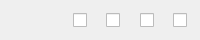
                <widget class="QWidget" name="widget_8" native="true">
                    <property name="minimumSize">
                        <size>
                            <width>0</width>
                            <height>40</height>
                        </size>
                    </property>
                    <property name="maximumSize">
                        <size>
                            <width>16777215</width>
                            <height>40</height>
                        </size>
                    </property>
                    <property name="font">
                        <font>
                            <family>微软雅黑</family>
                            <pointsize>10</pointsize>
                        </font>
                    </property>
                    <layout class="QHBoxLayout" name="horizontalLayout_12">
                        <property name="leftMargin">
                            <number>3</number>
                        </property>
                        <property name="topMargin">
                            <number>3</number>
                        </property>
                        <property name="rightMargin">
                            <number>3</number>
                        </property>
                        <property name="bottomMargin">
                            <number>3</number>
                        </property>
                        <item>
                            <layout class="QHBoxLayout" name="horizontalLayout_17" stretch="2,1,1,1,1">
                                <item alignment="Qt::AlignHCenter|Qt::AlignVCenter">
                                    <widget class="QLabel" name="label_student5">
                                        <property name="minimumSize">
                                            <size>
                                                <width>60</width>
                                                <height>0</height>
                                            </size>
                                        </property>
                                        <property name="font">
                                            <font>
                                                <family>微软雅黑</family>
                                                <pointsize>10</pointsize>
                                            </font>
                                        </property>
                                        <property name="text">
                                            <string/>
                                        </property>
                                    </widget>
                                </item>
                                <item alignment="Qt::AlignHCenter|Qt::AlignVCenter">
                                    <widget class="QCheckBox" name="checkBox_student5_sc_1">
                                        <property name="minimumSize">
                                            <size>
                                                <width>20</width>
                                                <height>20</height>
                                            </size>
                                        </property>
                                        <property name="font">
                                            <font>
                                                <family>微软雅黑</family>
                                                <pointsize>10</pointsize>
                                            </font>
                                        </property>
                                        <property name="text">
                                            <string/>
                                        </property>
                                        <property name="iconSize">
                                            <size>
                                                <width>20</width>
                                                <height>20</height>
                                            </size>
                                        </property>
                                    </widget>
                                </item>
                                <item alignment="Qt::AlignHCenter|Qt::AlignVCenter">
                                    <widget class="QCheckBox" name="checkBox_student5_sc_2">
                                        <property name="minimumSize">
                                            <size>
                                                <width>20</width>
                                                <height>20</height>
                                            </size>
                                        </property>
                                        <property name="font">
                                            <font>
                                                <family>微软雅黑</family>
                                                <pointsize>10</pointsize>
                                            </font>
                                        </property>
                                        <property name="text">
                                            <string/>
                                        </property>
                                    </widget>
                                </item>
                                <item alignment="Qt::AlignHCenter|Qt::AlignVCenter">
                                    <widget class="QCheckBox" name="checkBox_student5_sc_3">
                                        <property name="minimumSize">
                                            <size>
                                                <width>20</width>
                                                <height>20</height>
                                            </size>
                                        </property>
                                        <property name="font">
                                            <font>
                                                <family>微软雅黑</family>
                                                <pointsize>10</pointsize>
                                            </font>
                                        </property>
                                        <property name="text">
                                            <string/>
                                        </property>
                                    </widget>
                                </item>
                                <item alignment="Qt::AlignHCenter|Qt::AlignVCenter">
                                    <widget class="QCheckBox" name="checkBox_student5_sc_4">
                                        <property name="minimumSize">
                                            <size>
                                                <width>20</width>
                                                <height>20</height>
                                            </size>
                                        </property>
                                        <property name="font">
                                            <font>
                                                <family>微软雅黑</family>
                                                <pointsize>10</pointsize>
                                            </font>
                                        </property>
                                        <property name="text">
                                            <string/>
                                        </property>
                                    </widget>
                                </item>
                            </layout>
                        </item>
                    </layout>
                </widget>
